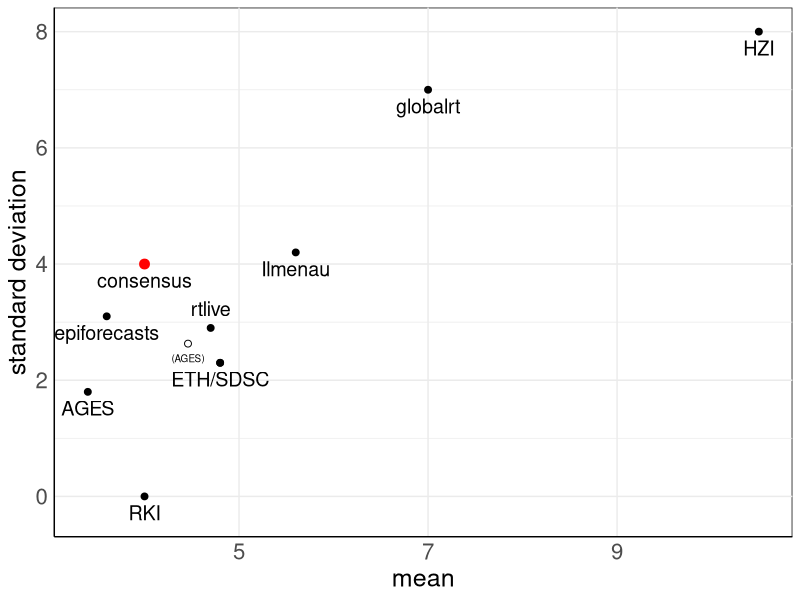
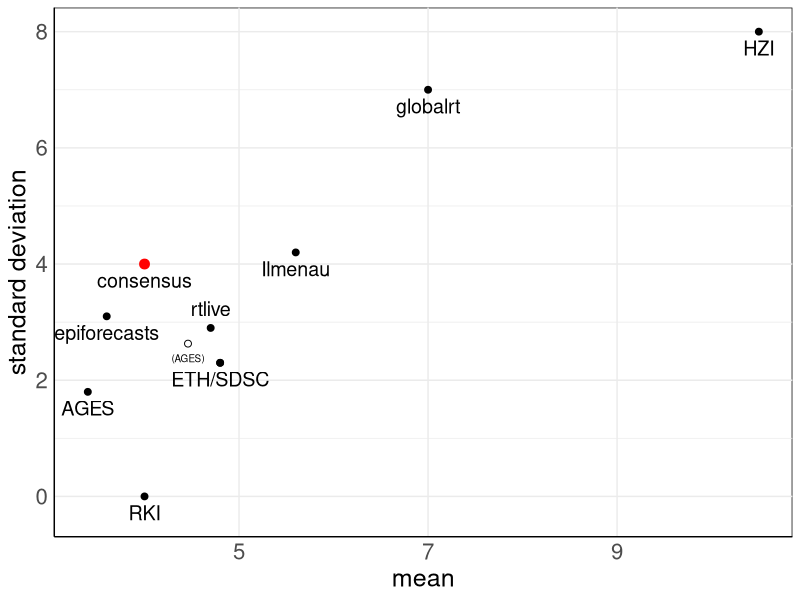

These figures' R source, in order:
library(ggplot2)

setwd("../..")
getwd()

# parameter combinations used in papers
gt_dist <- c("gamma", "constant", "ad hoc", "gamma", "gamma", "gamma", "lognorm", "exponential", "?",  "gamma")
mean_gt <- c(4.8,      4,          5.6,      4.8,    3.4,     3.6,     4.7,       7,             10.5, 4)
sd_gt <-   c(2.3,      0,          4.2,      2.3,    1.8,     3.1,     2.9,       7,             8,    4)

gtds <- data.frame(gtd=gt_dist, gt_mean=mean_gt, gt_sd=sd_gt)
methods <- c("ETH", "RKI", "Ilmenau", "SDSC", "AGES", "epiforecasts", "rtlive", "globalrt", "HZI", "consensus")
rownames(gtds) <- methods

ages_first <- c(4.46, 2.63)
names(ages_first) <- c("gt_mean", "gt_sd")
ages_data <- data.frame(gt_mean=ages_first["gt_mean"], gt_sd=ages_first["gt_sd"])

# plot assumed mean and sd of generation times
gtd_scatterplot <- ggplot(data = gtds[-which(rownames(gtds)=="rtlive"), ], aes(x = gt_mean, y = gt_sd)) +
  labs(x = "mean", y = "standard deviation") +
  theme_minimal() +
  theme(
    axis.text=element_text(size=16),
    axis.title=element_text(size=18),
    axis.line = element_line(),
    axis.line.y.right = element_line(),
    axis.line.x.top = element_line(),
    legend.position = "bottom",
    panel.grid.minor.x = element_line(colour = "transparent"),
    panel.background = element_rect(fill = "transparent")
  ) +
  geom_point(size = 2) +
  geom_text(label=c("ETH/SDSC", "RKI", "Ilmenau", "SDSC", "AGES",
                    "epiforecasts", "globalrt", "HZI", "consensus"),
            nudge_y = -0.28, check_overlap = TRUE, size = 5) + 
  
  geom_point(data = gtds["rtlive", c("gt_mean", "gt_sd")], size = 2) +
  geom_text(mapping = aes(x=gtds["rtlive", "gt_mean"], y=gtds["rtlive", "gt_sd"]), label="rtlive",
            nudge_y = +0.33, check_overlap = TRUE, size = 5) +
  
  geom_point(data = data.frame(gt_mean=4, gt_sd=4), colour = "red", size = 3) + 
  
  geom_point(data = ages_data, colour = "black", shape=21, size = 2) +
  geom_text(mapping = aes(x=ages_data$gt_mean, y=ages_data$gt_sd), label="(AGES)",
            nudge_y = -0.25, check_overlap = TRUE, size = 2.5) +
  geom_segment(aes(x=ages_first["gt_mean"], y=ages_first["gt_sd"],
                   xend=gtds["AGES","gt_mean"], yend=gtds["AGES","gt_sd"]),
               arrow=arrow(length=unit(2.5, "mm")), color="black", size=0.01, linetype=2)

print(gtd_scatterplot)

ggsave(gtd_scatterplot, filename = "Figures/gtd_scatterplot.pdf",  bg = "transparent",
       width = 8, height = 5)
